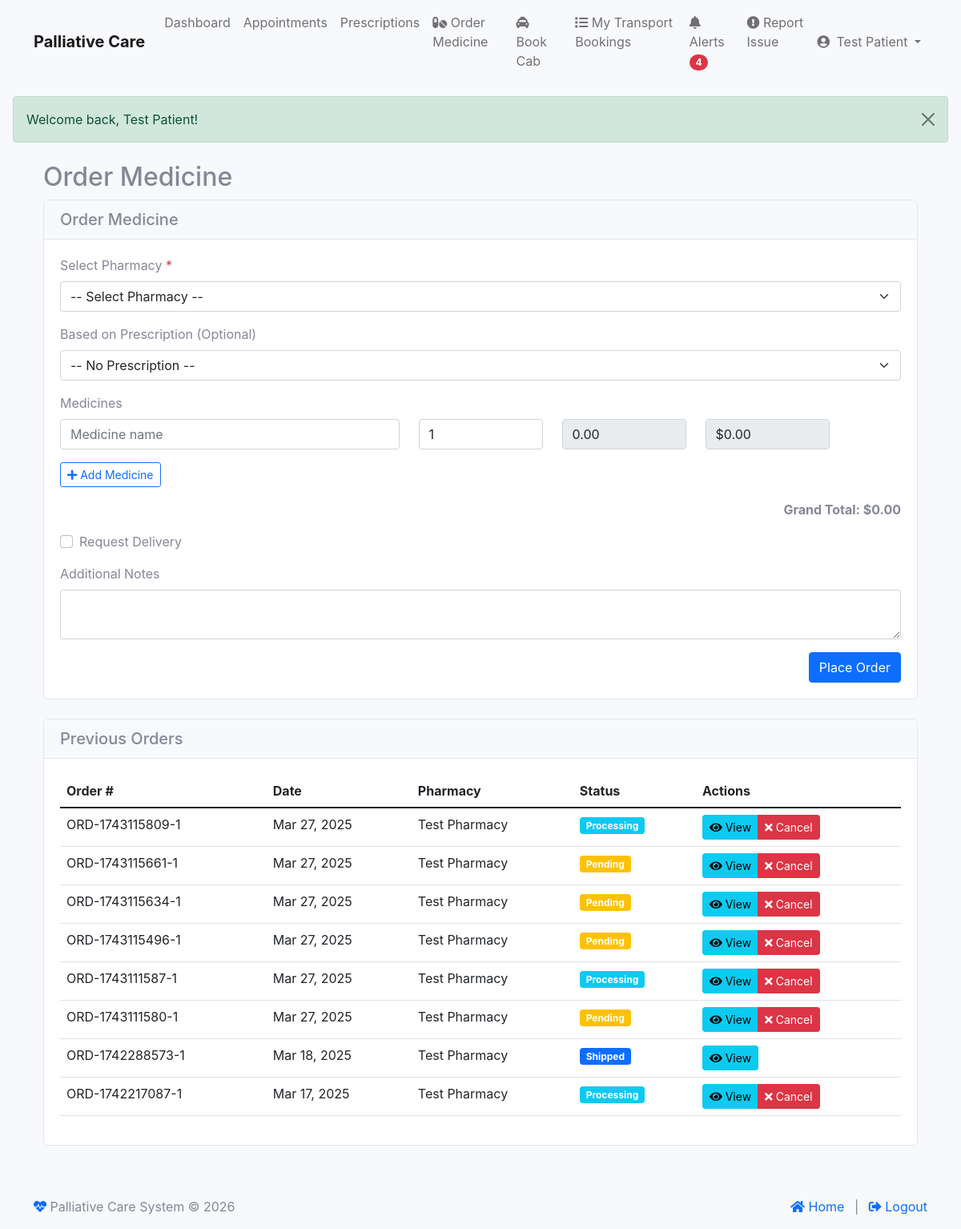
Screenshot of /index.php?module=patient&action=order_medicine (signed in) with the database file from the repository.
### tables this page shows
CREATE TABLE IF NOT EXISTS `medicine_orders` (
  `id` int NOT NULL AUTO_INCREMENT,
  `patient_id` int NOT NULL,
  `pharmacy_id` int NOT NULL,
  `prescription_id` int DEFAULT NULL,
  `order_number` varchar(50) DEFAULT NULL,
  `total_amount` decimal(10,2) NOT NULL,
  `payment_status` enum('pending','paid','failed','refunded') DEFAULT 'pending',
  `order_status` enum('pending','processing','shipped','delivered','cancelled') DEFAULT 'pending',
  `delivery_address` text,
  `notes` text,
  `delivery_notes` text,
  `created_at` timestamp NULL DEFAULT CURRENT_TIMESTAMP,
  `updated_at` timestamp NULL DEFAULT CURRENT_TIMESTAMP ON UPDATE CURRENT_TIMESTAMP,
  PRIMARY KEY (`id`),
  UNIQUE KEY `order_number` (`order_number`),
  KEY `patient_id` (`patient_id`),
  KEY `prescription_id` (`prescription_id`),
  KEY `idx_pharmacy_order_status` (`pharmacy_id`,`order_status`)
);

CREATE TABLE IF NOT EXISTS `pharmacies` (
  `id` int NOT NULL AUTO_INCREMENT,
  `user_id` int NOT NULL,
  `service_provider_id` int DEFAULT NULL,
  `name` varchar(255) NOT NULL,
  `email` varchar(255) NOT NULL,
  `phone` varchar(20) DEFAULT NULL,
  `address` text,
  `license_number` varchar(50) DEFAULT NULL,
  `operating_hours` varchar(255) DEFAULT NULL,
  `delivery_available` tinyint(1) DEFAULT '1',
  `status` enum('active','inactive','suspended') DEFAULT 'active',
  `created_at` timestamp NULL DEFAULT CURRENT_TIMESTAMP,
  `updated_at` timestamp NULL DEFAULT CURRENT_TIMESTAMP ON UPDATE CURRENT_TIMESTAMP,
  PRIMARY KEY (`id`),
  UNIQUE KEY `user_id` (`user_id`),
  UNIQUE KEY `email` (`email`),
  UNIQUE KEY `license_number` (`license_number`),
  KEY `service_provider_id` (`service_provider_id`)
);

### modules/base_controller.php (called while the page is built, shortened)
<?php
class BaseController {
    public function __construct() {
        require_once __DIR__ . '/../classes/Database.php';
        $this->db = Database::getInstance();
    }
    protected function render($view, $data = []) {
        extract($data);
        $view_file = "modules/" . strtolower(str_replace("Controller", "", get_class($this))) . "/views/{$view}.php";
        include $view_file;
    }
}

### modules/patient/controller.php (called while the page is built, shortened)
<?php
class PatientController extends BaseController {
    protected $patient;
    public function __construct() {
        try {
            $stmt = $this->db->prepare("SELECT * FROM patients WHERE user_id = ?");
            $stmt->execute([$_SESSION['user_id']]);
            $patient = $stmt->fetch(PDO::FETCH_ASSOC);
            $this->patient = $patient;
        } catch (PDOException $e) {
            error_log("Error in PatientController constructor: " . $e->getMessage());
            session_destroy();
            $_SESSION['error'] = "An error occurred. Please try again later.";
            header("Location: " . SITE_URL . "index.php?module=auth&action=login&type=patient");
            exit;
        }
    }
    public function order_medicine() {
        try {
            $stmt = $this->db->prepare("
                SELECT id, name, address, phone, operating_hours, delivery_available
                FROM pharmacies
                WHERE status = 'active'
                ORDER BY name ASC
            ");
            $stmt->execute();
            $pharmacies = $stmt->fetchAll(PDO::FETCH_ASSOC);
            $stmt = $this->db->prepare("
                SELECT p.*, d.name as doctor_name
                FROM prescriptions p
                JOIN doctors d ON p.doctor_id = d.id
                WHERE p.patient_id = ?
                ORDER BY p.created_at DESC
            ");
            $stmt->execute([$this->patient['id']]);
            $prescriptions = $stmt->fetchAll(PDO::FETCH_ASSOC);
            $stmt = $this->db->prepare("
                SELECT mo.*, p.name as pharmacy_name
                FROM medicine_orders mo
                JOIN pharmacies p ON mo.pharmacy_id = p.id
                WHERE mo.patient_id = ?
                ORDER BY mo.created_at DESC
            ");
            $stmt->execute([$this->patient['id']]);
            $previous_orders = $stmt->fetchAll(PDO::FETCH_ASSOC);
            $this->render('order_medicine', [
                'page_title' => 'Order Medicine',
                'pharmacies' => $pharmacies,
                'prescriptions' => $prescriptions,
                'previous_orders' => $previous_orders
            ]);
        } catch (Exception $e) {
            $this->logError("Error loading medicine ordering page: " . $e->getMessage());
            $_SESSION['error'] = "Error loading medicine ordering page";
            $this->redirect('index.php?module=patient&action=dashboard');
        }
    }
}

### classes/Database.php (called while the page is built, shortened)
<?php
class Database {
    private static $instance = null;
    private function __construct() {
        try {
            $dsn = "mysql:host=" . DB_HOST . ";dbname=" . DB_NAME . ";charset=utf8mb4";
            $options = [
                PDO::ATTR_ERRMODE => PDO::ERRMODE_EXCEPTION,
                PDO::ATTR_DEFAULT_FETCH_MODE => PDO::FETCH_ASSOC,
                PDO::ATTR_EMULATE_PREPARES => false,
                PDO::MYSQL_ATTR_INIT_COMMAND => "SET NAMES utf8mb4 COLLATE utf8mb4_unicode_ci"
            ];
            $this->connection = new PDO($dsn, DB_USER, DB_PASS, $options);
        } catch (PDOException $e) {
            error_log("Database connection error: " . $e->getMessage());
            throw new Exception("Could not connect to the database. Please try again later.");
        }
    }
    public static function getInstance() {
        if (self::$instance === null) {
            self::$instance = new self();
        }
        return self::$instance->connection;
    }
}

### modules/patient/views/order_medicine.php (the view, shortened to what this page needs)
<?php
$page_title = 'Order Medicine';
require_once __DIR__ . '/../../../views/includes/header.php';
?>
<div class="container mt-4">
    <div class="row">
        <div class="col-md-12">
            <h2><?php echo $page_title; ?></h2>
            <div class="card mb-4">
                <div class="card-header">
                    <h5 class="mb-0">Order Medicine</h5>
                </div>
                <div class="card-body">
                    <form action="index.php?module=patient&action=process_order_medicine" method="post" id="orderForm">
                        <div class="mb-3">
                            <label for="pharmacy_id" class="form-label">Select Pharmacy <span class="text-danger">*</span></label>
                            <select class="form-select" id="pharmacy_id" name="pharmacy_id" required>
                                <option value="">-- Select Pharmacy --</option>
                            </select>
                        </div>
                        <div class="mb-3">
                            <label for="prescription_id" class="form-label">Based on Prescription (Optional)</label>
                            <select class="form-select" id="prescription_id" name="prescription_id">
                                <option value="">-- No Prescription --</option>
                            </select>
                        </div>
                        <div class="mb-3">
                            <label class="form-label">Medicines</label>
                            <div id="medicines">
                                <div class="medicine-item row mb-2">
                                    <div class="col-md-5">
                                        <input type="text" class="form-control" name="medicine[]" placeholder="Medicine name">
                                    </div>
                                    <div class="col-md-2">
                                        <input type="number" class="form-control" name="quantity[]" placeholder="Quantity" min="1" value="1">
                                    </div>
                                    <div class="col-md-2">
                                        <input type="number" class="form-control" name="price[]" placeholder="Price" min="0" step="0.01" value="0.00" readonly>
                                    </div>
                                    <div class="col-md-2">
                                        <input type="text" class="form-control total-price" readonly value="$0.00">
                                    </div>
                                    <div class="col-md-1">
                                    </div>
                                </div>
                            </div>
                            <button type="button" id="addMedicine" class="btn btn-sm btn-outline-primary mt-2">
                                <i class="fas fa-plus"></i> Add Medicine
                            </button>
                            <div class="text-end mt-3">
                                <strong>Grand Total: <span id="grandTotal">$0.00</span></strong>
                            </div>
                        </div>
                        <div class="mb-3 form-check">
                            <input type="checkbox" class="form-check-input" id="delivery_requested" name="delivery_requested" value="1"
                                   <?php echo (isset($_SESSION['form_data']['delivery_requested'])) ? 'checked' : ''; ?>>
                            <label class="form-check-label" for="delivery_requested">Request Delivery</label>
                        </div>
                        <div class="mb-3">
                            <label for="notes" class="form-label">Additional Notes</label>
                            <textarea class="form-control" id="notes" name="notes" rows="2"><?php echo htmlspecialchars($_SESSION['form_data']['notes'] ?? ''); ?></textarea>
                        </div>
                        <div class="d-grid gap-2 d-md-flex justify-content-md-end">
                            <button type="submit" class="btn btn-primary">Place Order</button>
                        </div>
                    </form>
                </div>
            </div>
            <?php if (!empty($previous_orders)): ?>
                <div class="card">
                    <div class="card-header">
                        <h5 class="mb-0">Previous Orders</h5>
                    </div>
                    <div class="card-body">
                        <div class="table-responsive">
                            <table class="table table-hover">
                                <thead>
                                    <tr>
                                        <th>Order #</th>
                                        <th>Date</th>
                                        <th>Pharmacy</th>
                                        <th>Status</th>
                                        <th>Actions</th>
                                    </tr>
                                </thead>
                                <tbody>
                                    <?php foreach ($previous_orders as $order): ?>
                                        <tr>
                                            <td><?php echo htmlspecialchars($order['order_number']); ?></td>
                                            <td><?php echo date('M d, Y', strtotime($order['created_at'])); ?></td>
                                            <td><?php echo htmlspecialchars($order['pharmacy_name']); ?></td>
                                            <td>
                                                <?php if ($order['order_status'] == 'pending'): ?>
                                                    <span class="badge bg-warning">Pending</span>
                                                <?php elseif ($order['order_status'] == 'processing'): ?>
                                                    <span class="badge bg-info">Processing</span>
                                                <?php elseif ($order['order_status'] == 'shipped'): ?>
                                                    <span class="badge bg-primary">Shipped</span>
                                                <?php elseif ($order['order_status'] == 'delivered'): ?>
                                                    <span class="badge bg-success">Delivered</span>
                                                <?php elseif ($order['order_status'] == 'cancelled'): ?>
                                                    <span class="badge bg-danger">Cancelled</span>
                                                <?php endif; ?>
                                            </td>
                                            <td>
                                                <div class="btn-group">
                                                    <a href="index.php?module=patient&action=view_medicine_order&id=<?php echo $order['id']; ?>" class="btn btn-sm btn-info">
                                                        <i class="fas fa-eye"></i> View
                                                    </a>
                                                    <?php if (in_array($order['order_status'], ['pending', 'processing'])): ?>
                                                        <a href="index.php?module=patient&action=cancel_medicine_order&id=<?php echo $order['id']; ?>"
                                                           class="btn btn-sm btn-danger"
                                                           onclick="return confirm('Are you sure you want to cancel this order?');">
                                                            <i class="fas fa-times"></i> Cancel
                                                        </a>
                                                    <?php endif; ?>
                                                </div>
                                            </td>
                                        </tr>
                                    <?php endforeach; ?>
                                </tbody>
                            </table>
                        </div>
                    </div>
                </div>
            <?php endif; ?>
        </div>
    </div>
</div>
<?php
require_once __DIR__ . '/../../../views/includes/footer.php';
?>

### assets/css/patient.css (style rules this page uses)
body { background-color: #f8f9fc !important; }

### views/includes/header.php (style rules this page uses)
.card { transition: transform 0.2s; }

### rows the page displays
medicine_orders: order_number "ORD-1743115809-1", created_at "Mar 27, 2025", pharmacy.name "Test Pharmacy", order_status "Processing"
medicine_orders: order_number "ORD-1743115661-1", created_at "Mar 27, 2025", pharmacy.name "Test Pharmacy", order_status "Pending"
medicine_orders: order_number "ORD-1743115634-1", created_at "Mar 27, 2025", pharmacy.name "Test Pharmacy", order_status "Pending"
medicine_orders: order_number "ORD-1743115496-1", created_at "Mar 27, 2025", pharmacy.name "Test Pharmacy", order_status "Pending"
medicine_orders: order_number "ORD-1743111587-1", created_at "Mar 27, 2025", pharmacy.name "Test Pharmacy", order_status "Processing"
medicine_orders: order_number "ORD-1743111580-1", created_at "Mar 27, 2025", pharmacy.name "Test Pharmacy", order_status "Pending"
medicine_orders: order_number "ORD-1742288573-1", created_at "Mar 18, 2025", pharmacy.name "Test Pharmacy", order_status "Shipped"
medicine_orders: order_number "ORD-1742217087-1", created_at "Mar 17, 2025", pharmacy.name "Test Pharmacy", order_status "Processing"

### other values shown
$unread_count "4"
$_SESSION['name'] "Test Patient"
$_SESSION['success'] "Welcome back, Test Patient!"
$page_title "Order Medicine"
